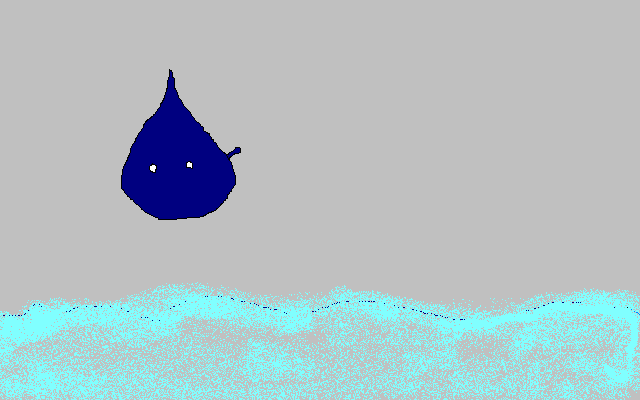
#> input picture imageProcessing/image_porcessing-using-python/Images/IMAGETest.bmp, 640 x 400 px, found by its file name; its folder holds only this picture in this run
$ python script.py
#> lines starting #> are read from the running program, lines starting #| are printed output that depends on the picture
# import des librairies necessaires
import cv2
import matplotlib.pyplot as plt
import time
from PIL import Image, ImageStat
import numpy as np
import statistics as stat
import math
import os
from matplotlib.image import imread
import random
import pylab as pyl


# menu
img_path = '''
choisir une image
NB: avec l'extension\n
'''
# Question 1
def AfficherImg(img):
    plt.axis("off")
    plt.imshow(img, interpolation="nearest")
    # plt.imshow(img, cmap="gray")#palette predefinie pour afficher une image
    plt.title('Question 1')
    plt.show()

#Question 2
def ouvrirImage(chemin):
    img=plt.imread(chemin)
    return img

#Question 3
def saveImage(img):
    plt.imsave("outputs//Question 3.png",img)

#Question 4
def image_noire(h, l):
    img = np.zeros((h, l, 3), dtype = np.uint8)
    img = 255*img
    return img

#Question 5
def image_blanche(h, l):
    img = np.ones((h, l, 3), dtype = np.uint8)
    img = 255*img
    return img

#Question 6
def creerImgBlancNoir(l, h):
	def pixel_value(i, j):
		return (i + j) % 2
	return [[pixel_value(i, j) for j in range(l)] for i in range(h)]

# Question 7
def negatif(Img):
    t=np.array( Img)
    n,p,r=t.shape #on sait que r=3
    for i in range(n):
        for j in range(p):
            for k in range(3):
                t[i][j][k]=255-t[i][j][k]
    return Image.fromarray(t)

# Question 9
def luminance(Img):
    #Ouvrir le fichier image
    im = Image.open(Img)

    #Récupérer la largeur et la hauteur de l'image
    width, height = im.size

    #Calculer le nombre total de pixels dans l'image
    total_pixels = width * height
    #Calculer la somme des valeurs du canal L de tous les pixels
    total_luminance = 0
    for x in range(width):
        for y in range(height):
            l, a, b = im.getpixel((x, y))
            total_luminance += l

    #Calculer la luminance moyenne de l'image
    avg_luminance = total_luminance / total_pixels

    return avg_luminance

# Question 10
def constrast(Img):
    im = Image.open(Img)
    #Convertir l'image en niveaux de gris
    gray_image = im.convert("L")

    #Récupérer la largeur et la hauteur de l'image
    width, height = im.size

    #Calculer le nombre total de pixels dans l'image
    total_pixels = width * height

    #Calculer la somme des valeurs de niveaux de gris de tous les pixels
    total_brightness = 0
    for x in range(width):
        for y in range(height):
            total_brightness += gray_image.getpixel((x, y))

    #Calculer la luminosité moyenne de l'image
    avg_brightness = total_brightness / total_pixels

    #Calculer la somme des carrés des différences entre les
    #les valeurs de niveaux de gris de tous les pixels et la luminosité moyenne
    total_difference = 0
    for x in range(width):
        for y in range(height):
            total_difference += (gray_image.getpixel((x, y)) - avg_brightness) ** 2

    #Calculer l'écart type des valeurs de niveaux de gris
    std_dev = (total_difference / total_pixels) ** 0.5

    #Calculer le contraste de l'image
    contrast = std_dev / avg_brightness

    return contrast

# Question 11
def profondeur(Img):
    img = Image.open(Img)
    # Récupérez la profondeur de l'image
    depth = len(img.getbands())
    # Affichez la profondeur de l'image
    return depth

# Question 12
def Ouvrir(Img):
    # Charger l'image en mémoire en utilisant la fonction imread()
    image = cv2.imread(Img)
    # Vérifier si l'image a été correctement chargée
    if image is None:
        raise ValueError("L'image n'a pas pu être chargée")
    # Convertir l'image en un tableau NumPy et retourner le résultat
    return np.array(image)

# Question 13
# Tout d'abord on fait definir la fonction de lecture en grayscale ou RGB et retourne une matrice
def read_this(img, gray_scale=False):
    image_src = cv2.imread(img)
    if gray_scale:
        image_src = cv2.cvtColor(image_src, cv2.COLOR_BGR2GRAY)
    else:
        image_src = cv2.cvtColor(image_src, cv2.COLOR_BGR2RGB)
    return image_src

def inverser(img, with_plot=False, gray_scale=False):
    image_src = read_this(img=img, gray_scale=gray_scale)
    cmap_val = None if not gray_scale else 'gray'
    image_i = cv2.bitwise_not(image_src)

    if with_plot:
        fig, (ax1, ax2) = plt.subplots(nrows=1, ncols=2, figsize=(10, 20))

        ax1.axis("off")
        ax1.title.set_text('A')

        ax2.axis("off")
        ax2.title.set_text("B")

        ax1.imshow(image_src, cmap=cmap_val)
        ax2.imshow(image_i, cmap=cmap_val)
        return True
    return image_i

# Question 14
# parametre = le chemin de l'image original
def flipH(img):
    original_img = Image.open(img)
    flippedimage = original_img.transpose(method=Image.FLIP_LEFT_RIGHT)
    return flippedimage

# Question 15
def poserV(img,img1):
    final_image = np.concatenate((img1, img), axis=0)
    return final_image

# Question 16
def poserH(img, img1):
    final_image = np.concatenate((img1, img), axis= 1 )
    return final_image

# Question 17 & 22
M=[[[210, 100, 255],[100, 50, 255],[90, 90, 255],[90, 90, 255],[90, 90, 255],[90, 80, 255]],
[[190, 255,89],[ 201, 255,29],[200, 255,100],[100, 255,90],[20, 255,200], [100, 255,80]],
[[255,0, 0],[ 255,0, 0],[255,0, 0],[255,0, 0],[255,0, 0], [255,0, 0]] ]

# Question 24
def initImageRGB(imageRGB):
    #Ouvrez paddington et assurez-vous qu'il s'agit d'un RVB à 3 canaux plutôt que d'une palette
    im = Image.open(imageRGB)
    #Faire de lui un tableau Numpy
    na = np.array(im)
    #Créez un autre tableau Numpy (c'est-à-dire une image) de la même taille que Paddington et plein de nombres aléatoires
    rand = np.random.randint(0,256, na.shape, dtype=np.uint8)
    #Soustraire une image aléatoire de Paddington -ce Numpy vectorisé, rapide et facile à obtenir
    split = na - rand
    #Recréez l'original en ajoutant une image aléatoire à la division -Numpy vectorisé à nouveau
    joined = split + rand
    return joined

# Question 25
def symetrie(img):
    imageSource=Image.open(img)
    # largeur et hauteur en pixels de l’image
    largeur , hauteur=imageSource . size

    #définition de la nouvelle image
    imageBut=Image.new( "RGB" , ( largeur , hauteur ) )

    # pour chaque lign e :
    for y in range( hauteur ) :
    #pour chaque colonne :
        for x in range( largeur ) :
        # code du pixel ( niveau de gris )
            p = imageSource . getpixel( ( x , y ) )
            # création du pixel correspondant dans la nv image :
            imageBut.putpixel(( x,-y + hauteur - 1) ,p )
    return imageBut


# Question 26
def grayscale(imageRGB):
    # charger l'image
    img = Image.open(imageRGB)
    # convertir l'image en tableau de pixels
    pixels = img.load()
    # parcourir chaque pixel de l'image
    for i in range(img.width):
        for j in range(img.height):
            # récupérer les valeurs RGB du pixel
            r, g, b = pixels[i, j]
            # calculer la valeur grise en utilisant la formule indiquée
            gray = (min(r, g, b) + max(r, g, b)) // 2
            # remplacer la valeur RGB du pixel par la valeur grise
            pixels[i, j] = (gray, gray, gray)
    return img


# lecture de l'image
a =  input(str(img_path))
#> the answer given: Images/IMAGETest.bmp
chemin = r".//Images//"+ a
img = cv2.imread(chemin)
#> img is the input picture: shape (400, 640, 3); mean B, G, R 197.9, 193.2, 175.8
print("image en cours de l'analyse...\n ")
time.sleep(5)

print("________PARTIE I _________")
# Question 1
time.sleep(3)
print("________Question 1________\n Affichage de l'image...")
AfficherImg(img)

# Question 2
time.sleep(2)
print("________Question 2________\n test de la fonction d'ouverture de l'image...")
time.sleep(2)
plt.imshow(ouvrirImage(chemin))
plt.title('Question 2')
plt.show()

# Question 3
time.sleep(2)
print("________Question 3________\ntest de la fonction de Sauvgarde d'une image sous forme jpg ou bmp...")
time.sleep(2)
saveImage(img)
print("terminee !")

# PARTIE 2
# Question 4
time.sleep(2)
print("________PARTIE II _________")
print("________Question 4________\ntest de la fonction de l'image en Noire...")
time.sleep(2)
cv2.imshow('image noire', image_noire(200,600))
plt.imsave("outputs//Question 4.png",image_noire(200,600))
plt.title('question 4')
plt.show()
cv2.waitKey(0)

# Question 5
time.sleep(2)
print("________Question 5________\ntest de la fonction de l'image en Blanc...")
time.sleep(2)
cv2.imshow('image blanche', image_blanche(200,600))
plt.imsave("outputs//Question 5.png",image_blanche(200,600))
plt.title('question 5')
plt.show()
cv2.waitKey(0)

# Question 6
time.sleep(2)
print("________Question 5________\ntest de la fonction de l'image en Noire et Blanc...")
time.sleep(2)
bw_image = creerImgBlancNoir(1000,888)
plt.imshow(bw_image, cmap='gray')
plt.imsave("outputs//Question 6.png",bw_image)
plt.title('question 6')
plt.show()
cv2.waitKey(0)

# Question 7
time.sleep(2)
print("________Question 7________\ntest de la fonction de l'image en Négatif...")
time.sleep(2)
ng = negatif(img)
#> after the loop in negatif, `for i in range(n):`:
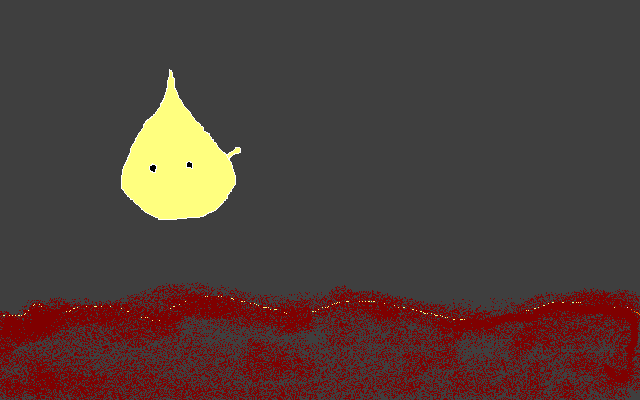
#> t: shape (400, 640, 3); mean B, G, R 57.1, 61.8, 79.2
ng.save(".//outputs//Question 7.png") #sauvegarde
plt.imshow(ng, cmap='gray')
plt.title('question 7')
plt.show()


# PARTIE III
# Question 9
time.sleep(2)
print("________PARTIE III _________")
time.sleep(2)
print("________Question 8________\ntest de la fonction de la luminance...")
time.sleep(2)
print("la luminance de l'image est : "+ str(luminance(chemin)))
#> after the loop in luminance, `for x in range(width):`: total_luminance = 45001801
#> in luminance, `avg_luminance = total_luminance / total_pixels`: avg_luminance = 175.8

# Question 10
time.sleep(2)
print("________Question 10________\ntest de la fonction de la contraste...")
time.sleep(2)
print("la contraste de l'image est : "+ str(constrast(chemin)))
#> in constrast, `gray_image = im.convert("L")`:
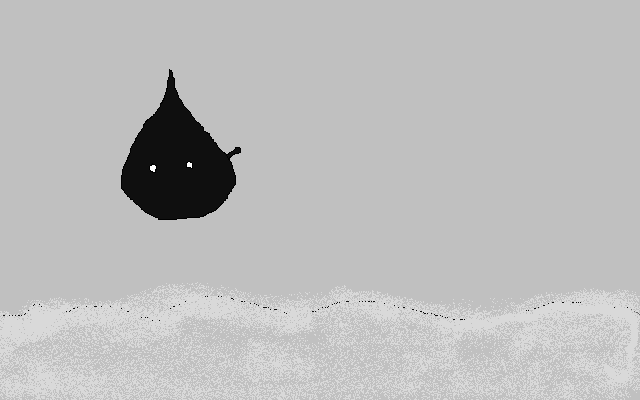
#> gray_image: PIL image 640x400 L; min 0, max 255, mean 188.5
#> after the loop in constrast, `for x in range(width):`: total_brightness = 48259949
#> in constrast, `avg_brightness = total_brightness / total_pixels`: avg_brightness = 188.5
#> after the loop in constrast, `for x in range(width):`: total_difference = 333769357.1
#> in constrast, `std_dev = (total_difference / total_pixels) ** 0.5`: std_dev = 36.11
#> in constrast, `contrast = std_dev / avg_brightness`: contrast = 0.192

# Question 11
time.sleep(2)
print("________Question 11________\ntest de la fonction de la profondeur...")
time.sleep(2)
print("la profondeur de l'image est : "+ str(profondeur(chemin)))
#> in profondeur, `depth = len(img.getbands())`: depth = 3

# # Question 12
time.sleep(2)
print("________Question 12________\ntest de la fonction d'ouverture ...")
time.sleep(2)
print("la matrice de l'image est : ")
print(Ouvrir(chemin))

# PARTIE 4
# Question 13
time.sleep(2)
print("________PARTIE IV _________")
print("________Question 13________\ntest de la fonction de l'image en Inverse...")
time.sleep(2)
cv2.imshow('Question 13', inverser(chemin))
plt.imsave("outputs//Question 13.png",inverser(chemin))
cv2.waitKey(0)

# Question 14
time.sleep(2)
print("________Question 14________\ntest de la fonction flipH...")
time.sleep(2)
ng = flipH(chemin)
ng.save("outputs//Question 14.png") #sauvegarde
plt.imshow(ng)
plt.title('question 14')
plt.show()

# # Question 15
time.sleep(2)
print("________Question 15________\ntest de la fonction poserV...")
time.sleep(2)
ng =  poserV(flipH(chemin), inverser(chemin) )
plt.imsave("outputs//Question 15.png", ng) #sauvegarde
plt.imshow(ng)
plt.title('question 15')
plt.show()

# Question 16
time.sleep(2)
print("________Question 16________\ntest de la fonction poserH...")
time.sleep(2)
ng =  poserH(flipH(chemin), inverser(chemin) )
plt.imsave("outputs//Question 16.png", ng) #sauvegarde
plt.imshow(ng)
plt.title('question 16')
plt.show()

# PARTIE VI
# Question 17
time.sleep(2)
print("________PARTIE VI _________")
time.sleep(2)
print("________Question 17________\n")
time.sleep(2)
plt.imshow(M)
plt.axis("off")
plt.show()
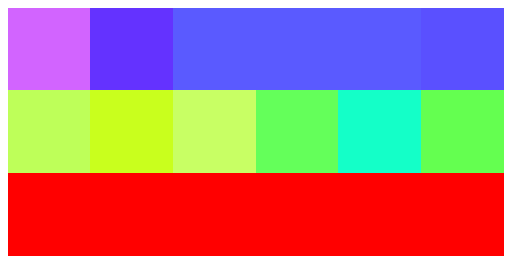
#> figure drawn by matplotlib, 1 panel

# Question 22
time.sleep(2)
print("________Question 22________\n")
time.sleep(2)
print('M[0][1][1] = '+str(M[0][1][1]))
print('M[1][0][1] = '+str(M[1][0][1]))
print('M[2][1][0] = '+str(M[2][1][0]))

# Question 23
time.sleep(2)
print("________Question 23________\n")
time.sleep(2)
print("RGB est code en 24 bits\n")
a = '''
la couleur 24 bits est la profondeur de couleur la plus élevée normalement utilisée et est disponible sur la plupart des systèmes d'affichage et logiciels modernes. Sa palette de couleurs contient (2^8)^3 = 256^3 = 16 777 216 couleurs. La couleur 24 bits peut être représentée par six chiffres hexadécimaux.
'''
print("__justification: "+ a )

# Question 24
time.sleep(2)
print("________Question 24________\ntest de la fonction initImageRGB...")
time.sleep(2)
ng =  initImageRGB(chemin)
#> in initImageRGB, `split = na - rand`:
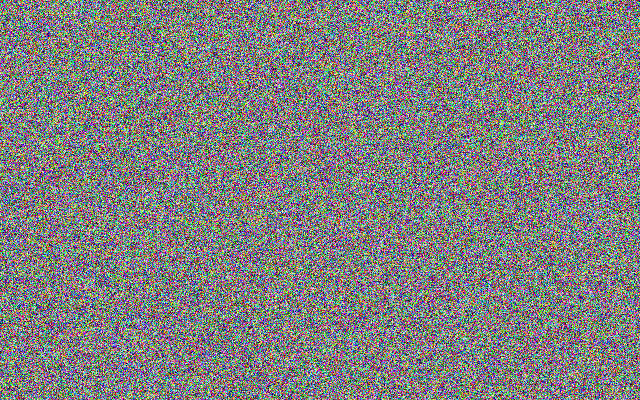
#> split: shape (400, 640, 3); mean R, G, B 127.4, 127.3, 127.4
plt.imsave("outputs//Question 24.png", ng) #sauvegarde
plt.imshow(ng)
plt.title('question 24')
plt.show()

# Question 25
time.sleep(2)
print("________Question 25________\ntest de la fonction symetrie...")
time.sleep(2)
ng =  symetrie(chemin)
#> in symetrie, `imageBut=Image.new( "RGB" , ( largeur , hauteur ) )`: imageBut: PIL image 640x400 RGB; every value is 0
#> after the loop in symetrie, `for y in range( hauteur ) :`:
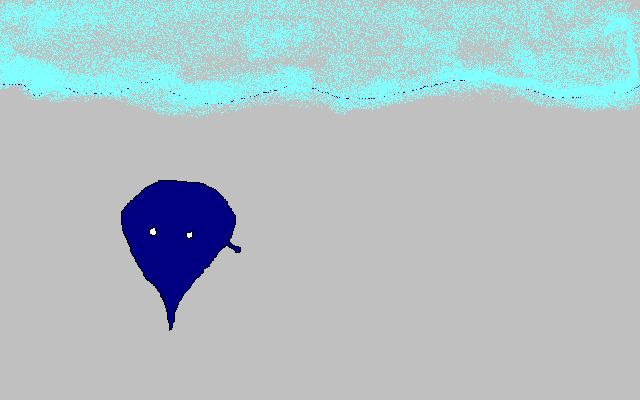
#> imageBut: PIL image 640x400 RGB; mean R, G, B 175.8, 193.2, 197.9
plt.imsave("outputs//Question 25.png", ng) #sauvegarde
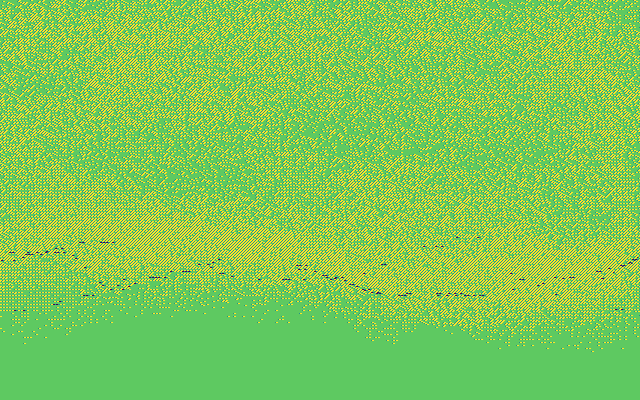
#> saved as Question 25.png: shape (400, 640, 3); mean R, G, B 128.9, 201.2, 86.2
plt.imshow(ng)
plt.title('Question 25')
plt.show()

# Question 26
time.sleep(2)
print("________Question 26________\ntest de la fonction niveaux de gris...")
time.sleep(2)
ng =  grayscale(chemin)
plt.imsave("outputs//Question 26.png", ng) #sauvegarde
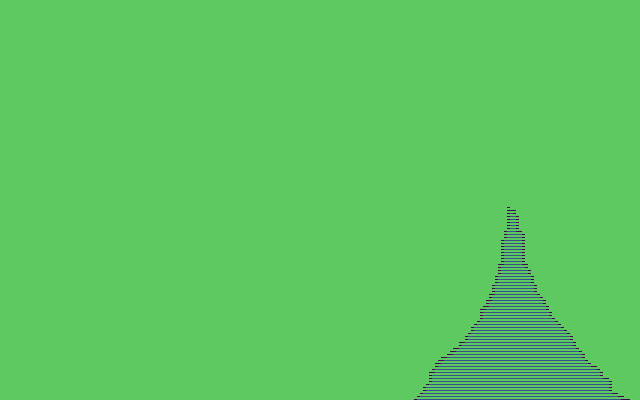
#> saved as Question 26.png: shape (400, 640, 3); mean R, G, B 93.3, 198.4, 97.8
plt.imshow(ng)
plt.title('Question 25')
plt.show()

print("________FIN!________")
